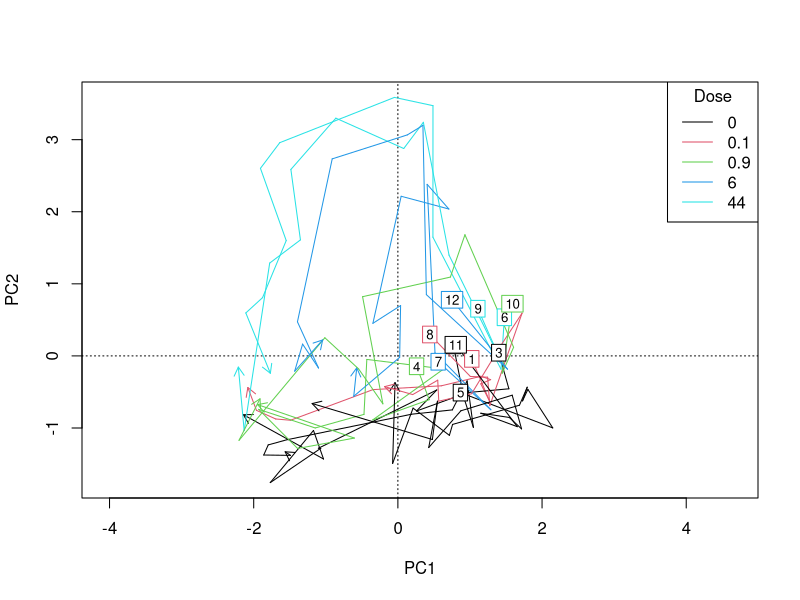
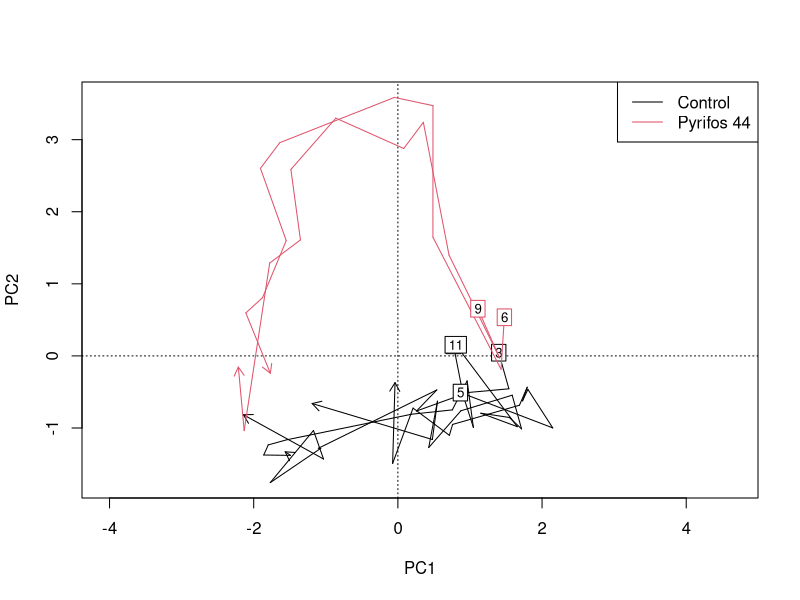

Write the R code that produced these figures, in order.
library(vegan)


### Name: ordiarrows
### Title: Add Arrows and Line Segments to Ordination Diagrams
### Aliases: ordiarrows ordisegments ordigrid
### Keywords: aplot

### ** Examples

example(pyrifos)
mod <- rda(pyrifos)
plot(mod, type = "n")
## Annual succession by ditches, colour by dose
ordiarrows(mod, ditch, label = TRUE, col = as.numeric(dose))
legend("topright", levels(dose), lty=1, col=1:5, title="Dose")
## Show only control and highest Pyrifos treatment
plot(mod, type = "n")
ordiarrows(mod, ditch, label = TRUE, 
   show.groups = c("2", "3", "5", "11"))
ordiarrows(mod, ditch, label = TRUE, show = c("6", "9"),
   col = 2)
legend("topright", c("Control", "Pyrifos 44"), lty = 1, col = c(1,2))
